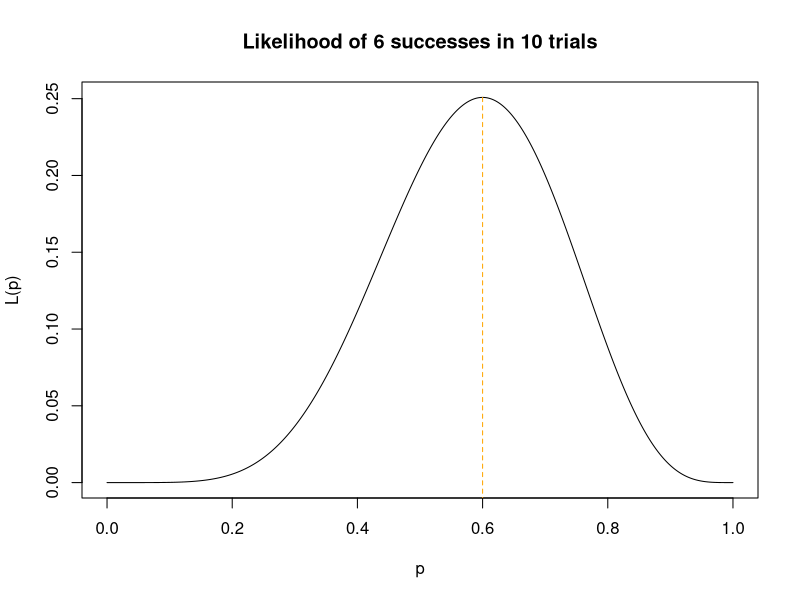
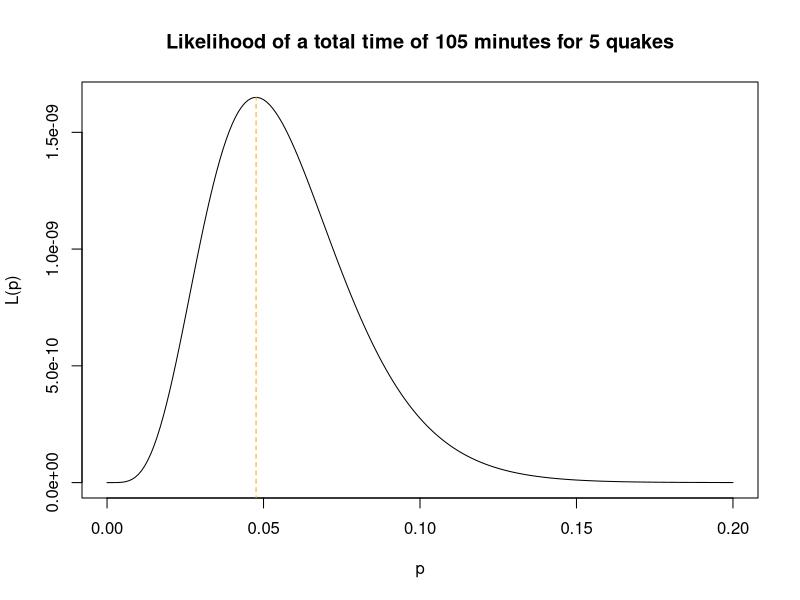

Write the R code that produced these figures, in order.
## ---- chunk 1
#| echo: true

p = seq(0, 1, 0.001)

plot(p, dbinom(6, 10, p), type = "l",
     xlab = "p",
     ylab = "L(p)",
     main = "Likelihood of 6 successes in 10 trials")
segments(x0 = 0.6, x1 = 0.6, y0 = -1, y1 = dbinom(6, 10, 0.6), col = "orange", lty = 2)

## ---- chunk 2
#| echo: true

x = c(20, 37, 13, 10, 25)

xbar = mean(x)

lambda = seq(0, 0.2, 0.001)

plot(lambda, lambda ^ 5 * exp(-lambda * sum(x)), type = "l",
     xlab = "p",
     ylab = "L(p)",
     main = "Likelihood of a total time of 105 minutes for 5 quakes")
segments(x0 = 1 / xbar, x1 = 1 / xbar, y0 = -1, y1 = (1 / xbar) ^ 5 * exp(-(1 / xbar) * sum(x)), col = "orange", lty = 2)
